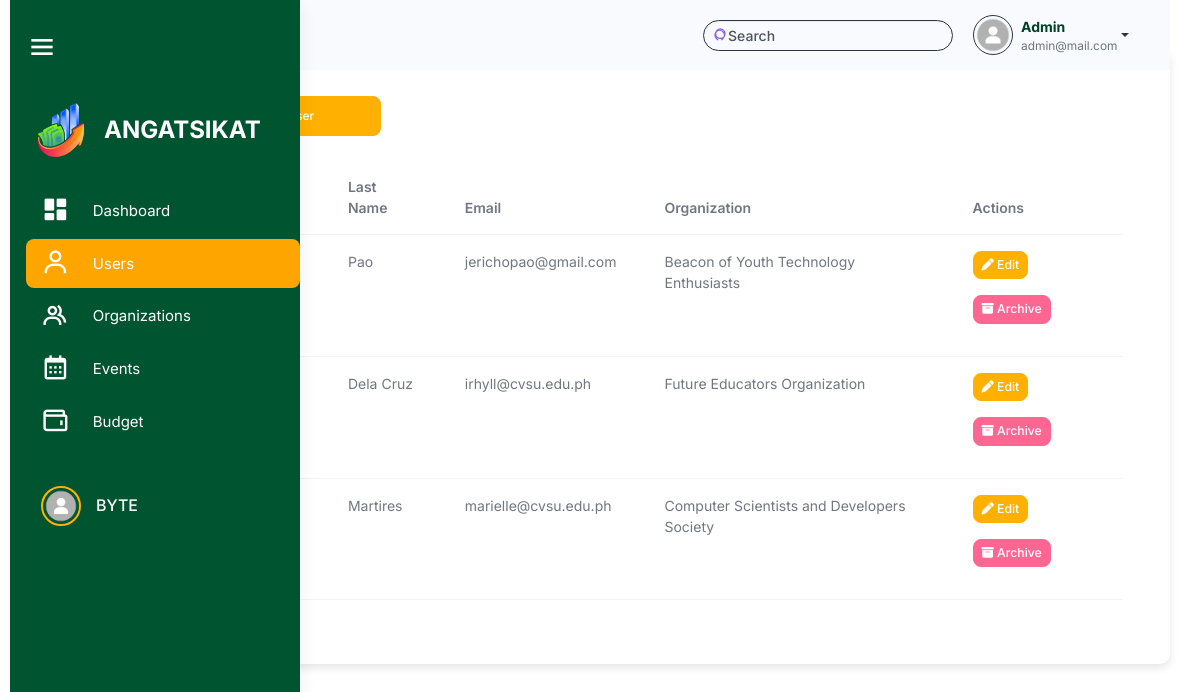
The app's page /src/user_management/users.php (signed in) with its own data.
### tables this page shows
CREATE TABLE `users` (
  `user_id` int(11) NOT NULL,
  `username` varchar(100) NOT NULL,
  `password` varchar(255) NOT NULL,
  `first_name` varchar(255) NOT NULL,
  `last_name` varchar(255) NOT NULL,
  `email` varchar(100) NOT NULL,
  `role` enum('admin','officer','member') NOT NULL,
  `organization_id` int(11) DEFAULT NULL,
  `archived` tinyint(1) DEFAULT 0,
  `created_at` timestamp NOT NULL DEFAULT current_timestamp()
);

CREATE TABLE `organizations` (
  `organization_id` int(11) NOT NULL,
  `organization_name` varchar(255) NOT NULL,
  `organization_logo` varchar(255) DEFAULT NULL,
  `organization_members` int(11) NOT NULL DEFAULT 0,
  `organization_status` enum('Probationary','Level I','Level II') NOT NULL DEFAULT 'Probationary',
  `organization_color` varchar(7) DEFAULT NULL,
  `archived` tinyint(1) DEFAULT 0,
  `created_at` timestamp NOT NULL DEFAULT current_timestamp(),
  `balance` decimal(15,2) DEFAULT 0.00,
  `beginning_balance` decimal(15,2) DEFAULT 0.00,
  `income` decimal(15,2) DEFAULT 0.00,
  `expense` decimal(15,2) DEFAULT 0.00,
  `cash_on_bank` decimal(15,2) DEFAULT 0.00,
  `cash_on_hand` decimal(15,2) DEFAULT 0.00
);

### src/user_query.php (called while the page is built, shortened)
<?php
$user_id = $_SESSION['user_id'];
$user_query = "SELECT * FROM users WHERE user_id = '$user_id'";
$user_result = mysqli_query($conn, $user_query);
if ($user_result && mysqli_num_rows($user_result) > 0) {
    $user = mysqli_fetch_assoc($user_result);
} else {
    echo "Error fetching user data: " . mysqli_error($conn);
    exit();
}
?>

### src/user_management/users.php (the view, shortened to what this page needs)
<?php
include '../connection.php';
include '../user_query.php';
?>
<!DOCTYPE html>
<html lang="en">
<head>
    <link rel="stylesheet" href="../assets/css/styles.min.css" />
    <link rel="stylesheet" href="../html/sidebar.css" />
    <link rel="stylesheet" href="../activity_management/css/activities.css" />
    <link href="https://unpkg.com/boxicons@2.1.4/css/boxicons.min.css" rel="stylesheet" />
    <link rel="stylesheet" href="https://cdnjs.cloudflare.com/ajax/libs/font-awesome/6.6.0/css/all.min.css">
    <link rel="stylesheet" href="https://cdn.datatables.net/2.1.7/css/dataTables.bootstrap.min.css" />
</head>
<body>
    <div class="page-wrapper" id="main-wrapper" data-layout="vertical" data-navbarbg="skin6" data-sidebartype="full"
        data-sidebar-position="fixed" data-header-position="fixed">
        <aside class="left-sidebar" id="sidebar">
            <div class="top-bar">
                <div id="toggleSidebar" class="burger-icon">
                    <i class="bx bx-menu"></i>
                </div>
            </div>
            <div>
                <div class="brand-logo logo-container">
                    <a href="../html/officer_dashboard.html" class="logo-img">
                        <img src="angat sikat.png" alt="Angat Sikat Logo" class="sidebar-logo">
                    </a>
                    <span class="logo-text">ANGATSIKAT</span>
                </div>
                <nav class="sidebar-nav">
                  <ul id="sidebarnav">
                    <li class="sidebar-item">
                      <a class="sidebar-link" href="../dashboard/admin_dashboard.php" aria-expanded="false"
                        data-tooltip="Dashboard">
                        <i class="bx bxs-dashboard"></i>
                        <span class="hide-menu">Dashboard</span>
                      </a>
                    </li>
                    <li class="sidebar-item">
                      <a class="sidebar-link" href="../user_management/users.php" aria-expanded="false"
                        data-tooltip="Users">
                        <i class="bx bx-user"></i>
                        <span class="hide-menu">Users</span>
                      </a>
                    </li>
                    <li class="sidebar-item">
                      <a class="sidebar-link" href="../organization_management/organizations.php" aria-expanded="false"
                        data-tooltip="Organizations">
                        <i class="bx bx-group"></i>
                        <span class="hide-menu">Organizations</span>
                      </a>
                    </li>
                    <li class="sidebar-item">
                      <a class="sidebar-link" href="../activity_management/calendar.php" aria-expanded="false"
                        data-tooltip="Manage Events">
                        <i class="bx bx-calendar"></i>
                        <span class="hide-menu">Events</span>
                      </a>
                    </li>
                    <li class="sidebar-item">
                      <a class="sidebar-link" aria-expanded="false" data-tooltip="Budget">
                        <i class="bx bx-wallet"></i>
                        <span class="hide-menu">Budget</span>
                      </a>
                    </li>
                    <li class="sidebar-item profile-container">
                      <a class="sidebar-link" href="../user/profile.html" aria-expanded="false" data-tooltip="Profile">
                        <div class="profile-pic-border">
                          <img src="<?php echo !empty($profile_picture) ? '../user/uploads/' . htmlspecialchars($profile_picture) : '../user/uploads/default.png'; ?>" alt="Profile Picture" class="profile-pic" />
                        </div>
                        <span class="profile-name">BYTE</span>
                      </a>
                    </li>
                  </ul>
                </nav>
            </div>
        </aside>
        <div class="body-wrapper">
            <header class="app-header">
                <nav class="navbar navbar-expand-lg navbar-light">
                    <div class="navbar-collapse justify-content-end px-0" id="navbarNav">
                        <div class="container-fluid d-flex justify-content-end align-items-center"
                            style="padding: 0 1rem; background-color: transparent;">
                            <div class="d-none d-sm-flex position-relative" style=" width: 250px; margin-right: 10px;">
                                <input class="form-control py-1 ps-4 pe-3 border border-dark rounded-pill" type="search"
                                    placeholder="Search" id="searchInput" style="width: 100%; padding: 0.25rem 1rem;">
                            </div>
                            <div class="dropdown">
                                <a href="#" class="dropdown-toggle d-flex align-items-center" data-bs-toggle="dropdown"
                                    aria-expanded="false" style="text-decoration: none;">
                                    <img class="border border-dark rounded-circle" src="<?php echo !empty($profile_picture) ? '../user/uploads/' . htmlspecialchars($profile_picture) : '../user/uploads/default.png'; ?>" alt="Profile"
                                        style="width: 40px; height: 40px; margin-left: 10px;">
                                        <div class="d-flex flex-column align-items-start ms-2">
                                          <span style="font-weight: bold; color: #004024; text-decoration: none;"><?php echo htmlspecialchars($user['first_name']) . ' ' . htmlspecialchars($user['last_name']); ?></span>
                                          <span style="font-size: 0.85em; color: #6c757d; text-decoration: none;"><?php echo htmlspecialchars($user['email']); ?></span>
                                        </div>
                                </a>
                            </div>
                        </div>
                    </div>
                </nav>
            </header>
        </div>
         <div class="container mt-5 p-5">
            <h2 class="mb-4">Users
                <button class="btn btn-primary ms-3" data-bs-toggle="modal" data-bs-target="#addUserModal"
                    style="height: 40px; width: 200px; border-radius: 8px; font-size: 12px;">
                    <i class="fa-solid fa-plus"></i> Add User
                </button>
            </h2>
            <table id="usersTable" class="table">
                <thead>
                    <tr>
                        <th>Username</th>
                        <th>First Name</th>
                        <th>Last Name</th>
                        <th>Email</th>
                        <th>Organization</th>
                        <th>Actions</th>
                    </tr>
                </thead>
                <tbody>
                    <?php
                $userQuery = "SELECT users.*, organizations.organization_name
                            FROM users
                            JOIN organizations ON users.organization_id = organizations.organization_id
                            WHERE users.role = 'officer' AND users.archived = 0";
                $userResult = $conn->query($userQuery);
                if ($userResult->num_rows > 0) {
                    while ($userRow = $userResult->fetch_assoc()) {
                        echo "<tr>
                                <td>{$userRow['username']}</td>
                                <td>{$userRow['first_name']}</td>
                                <td>{$userRow['last_name']}</td>
                                <td>{$userRow['email']}</td>
                                <td>{$userRow['organization_name']}</td>
                                <td>
                                    <button class='btn btn-primary btn-sm edit-btn mb-3'
                                            data-bs-toggle='modal'
                                            data-bs-target='#editUserModal'
                                            data-id='{$userRow['user_id']}'>
                                        <i class='fa-solid fa-pen'></i> Edit
                                    </button>
                                    <button class='btn btn-danger btn-sm archive-btn mb-3'
                                            data-id='{$userRow['user_id']}'>
                                        <i class='fa-solid fa-box-archive'></i> Archive
                                    </button>
                                </td>
                            </tr>";
                    }
                } else {
                    echo "<tr><td colspan='7' class='text-center'>No users found</td></tr>";
                }
                ?>
                </tbody>
            </table>
        </div>
    </div>
</body>
</html>

### src/html/sidebar.css (style rules this page uses)
#sidebar { width: 290px; background-color: #00542f; transition: width 0.3s, height 0.3s; display: flex; flex-direction: column; height: 100vh; position: fixed; left: 0; top: 0; border-radius: 0; overflow-x: hidden; z-index: 1000; }
#sidebar .sidebar-item a { display: flex; align-items: center; padding: 10px 15px; color: #ffffff; text-decoration: none; border-radius: 8px; transition: background-color 0.3s; }
#sidebar .sidebar-item a.active, #sidebar .sidebar-item a:hover { background-color: #ffa500; color: #ffffff; }
.profile-container { display: flex; align-items: center; width: 100%; margin-top: 30px; }
.sidebar-item { position: relative; }
.page-wrapper { transition: margin-left 0.3s; }

### src/activity_management/css/activities.css (style rules this page uses)
:root { --bs-font-sans-serif: "Inter", sans-serif; --bs-primary: #ffb000; --bs-secondary: #6c757d; --bs-danger: #ff6692; --bs-body-font-size: 0.875rem; --bs-body-font-weight: 400; --bs-body-line-height: 1.5; --bs-body-color: #111c2d99; --bs-body-bg: #fff; --bs-border-color: #e4ebf0; --bs-heading-color: #111c2d; --bs-border-radius: 7px; --bs-gutter-x: 24px; --bs-btn-font-size: 0.875rem; --bs-card-spacer-y: 30px; --bs-card-spacer-x: 30px; --bs-card-border-width: 0px; --bs-success-rgb: 19,222,185; --bs-primary-rgb: 255, 176, 0; --bs-light-rgb: 246,249,252; --bs-dark-rgb: 42,53,71; }
.container { padding-top: 20px; background-color: #fff; border-radius: 10px; box-shadow: 0 4px 8px rgba(0, 0, 0, 0.1); }
table { table-layout: auto; max-width: 100%; height: auto; border-collapse: collapse; }
.btn-primary { background-color: #ffb000; border-color: #ffb000; }
#sidebar { width: 290px; background-color: #00542f; transition: width 0.3s, height 0.3s; display: flex; flex-direction: column; height: 100vh; position: fixed; left: 0; top: 0; border-radius: 0; overflow-x: hidden; z-index: 1000; }
#sidebar .sidebar-item a { display: flex; align-items: center; padding: 10px 15px; color: #ffffff; text-decoration: none; border-radius: 8px; transition: background-color 0.3s; }
#sidebar .sidebar-item a.active, #sidebar .sidebar-item a:hover { background-color: #ffa500; color: #ffffff; }
.profile-container { display: flex; align-items: center; width: 100%; margin-top: 30px; }
.sidebar-item { position: relative; }
.page-wrapper { transition: margin-left 0.3s; }

### records on screen
users: first_name "Admin", email "admin@mail.com"
users: last_name "Pao", email "jerichopao@gmail.com", organization.organization_name "Beacon of Youth Technology Enthusiasts"
users: last_name "Dela Cruz", email "irhyll@cvsu.edu.ph", organization.organization_name "Future Educators Organization"
users: last_name "Martires", email "marielle@cvsu.edu.ph", organization.organization_name "Computer Scientists and Developers Society"
